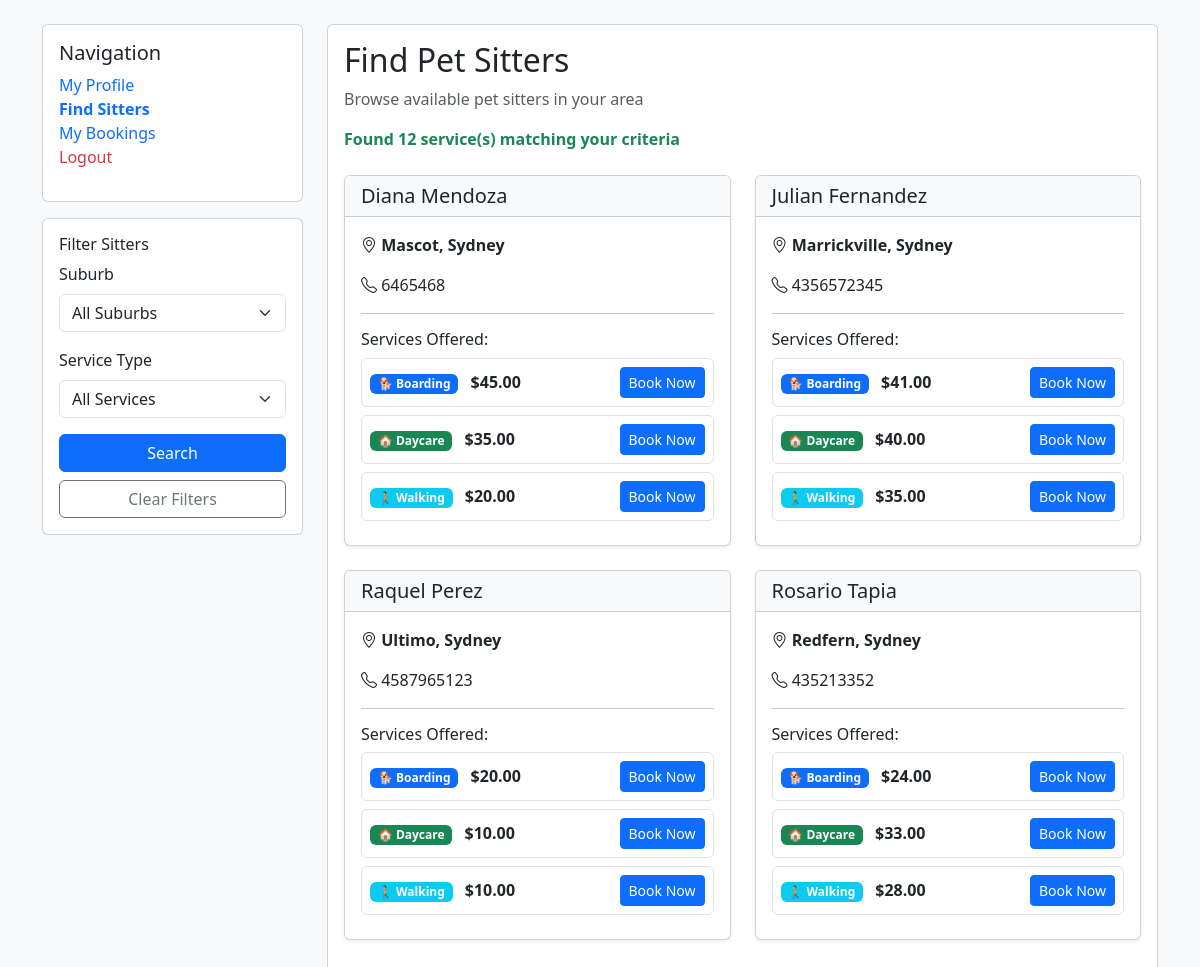
Before: /search with the older database file.
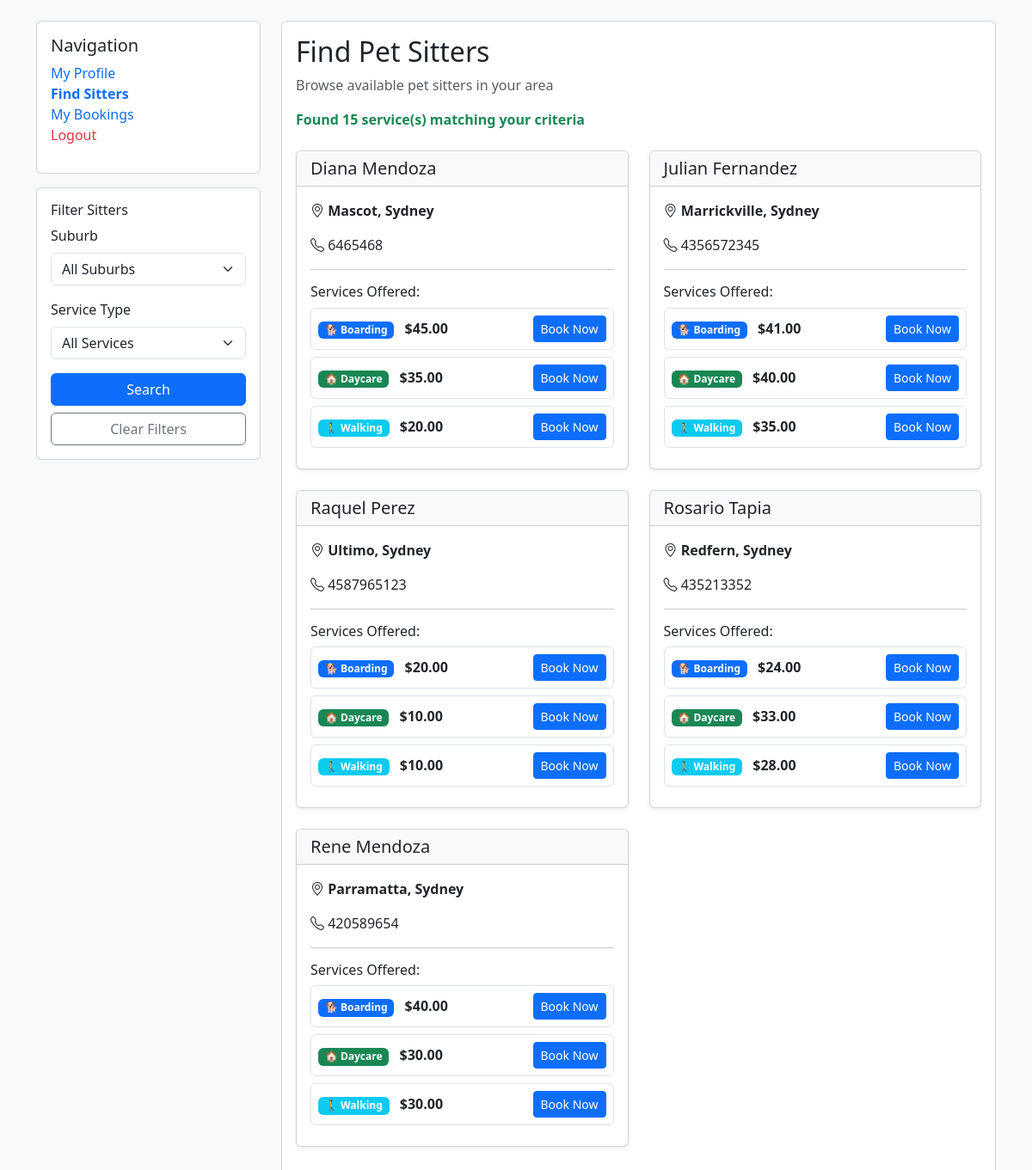
After: the same page with the newer database file.
### database.py (models this page shows, shortened)
class User(db.Model):
    id = db.Column(db.Integer, primary_key=True)
    email = db.Column(db.String(255), unique=True, nullable=False)
    password = db.Column(db.String(255), nullable=False)
    role = db.Column(db.Enum(Role), nullable=False, default=Role.customer)
    created_at = db.Column(db.DateTime, default=datetime.utcnow)
    first_name = db.Column(db.String(100))
    last_name = db.Column(db.String(100))
    phone = db.Column(db.String(20))
    city = db.Column(db.String(100))
    suburb = db.Column(db.String(100))
    created_at = db.Column(db.DateTime, default=datetime.utcnow)
    sitter_services = db.relationship('SitterService', backref='sitter', lazy=True)
    owner_bookings = db.relationship('Booking', foreign_keys='Booking.owner_id', backref='owner', lazy=True)
    sitter_bookings = db.relationship('Booking', foreign_keys='Booking.sitter_id', backref='sitter', lazy=True)

class SitterService(db.Model):
    id = db.Column(db.Integer, primary_key=True)
    sitter_id = db.Column(db.Integer, db.ForeignKey('user.id'), nullable=False)
    service_type = db.Column(db.Enum(ServiceType), nullable=False)
    fixed_rate = db.Column(db.Float, nullable=False)  # Fixed price for this service
    description = db.Column(db.Text)
    is_active = db.Column(db.Boolean, default=True)
    created_at = db.Column(db.DateTime, default=datetime.utcnow)
    updated_at = db.Column(db.DateTime, default=datetime.utcnow, onupdate=datetime.utcnow)
    bookings = db.relationship('Booking', backref='service', lazy=True)

### main.py (the view)
@app.route("/search")
def search():
    suburb = request.args.get("suburb", "")
    service_type = request.args.get("service_type", "")
    query = SitterService.query.join(User).filter(
        SitterService.is_active == True,
        User.first_name.isnot(None)  # Only show sitters who completed profile
    )
    if suburb:
        query = query.filter(User.suburb == suburb)
    if service_type:
        query = query.filter(SitterService.service_type == ServiceType(service_type))
    sitter_services = query.all()
    return render_template("search.html",
                         sitter_services=sitter_services,
                         suburb=suburb,
                         service_type=service_type,
                         suburbs=SYDNEY_SUBURBS)

### templates/search.html (shortened to what the changed rows need)
<!DOCTYPE html>
<html lang="en">
<head>
    <link href="https://cdn.jsdelivr.net/npm/bootstrap@5.3.2/dist/css/bootstrap.min.css" rel="stylesheet">
</head>
<body class="bg-light">
    <div class="container mt-4">
        <div class="row">
            <div class="col-md-9">
                <div class="card">
                    <div class="card-body">
                        <h2 class="card-title">Find Pet Sitters</h2>
                        {% if sitter_services %}
                            <p class="text-success mb-4">
                                <strong>Found {{ sitter_services|length }} service(s) matching your criteria</strong>
                            </p>
                        {% endif %}
                        <div class="row">
                            {% if sitter_services %}
                                {% set sitters_dict = {} %}
                                {% for sitter_id, sitter_data in sitters_dict.items() %}
                                <div class="col-md-6 mb-4">
                                    <div class="card h-100 shadow-sm">
                                        <div class="card-header bg-light">
                                            <h5 class="card-title mb-0">{{ sitter_data.sitter.first_name }} {{ sitter_data.sitter.last_name }}</h5>
                                        </div>
                                        <div class="card-body">
                                            <p class="card-text">
                                                <i class="bi bi-geo-alt"></i>
                                                <strong>{{ sitter_data.sitter.suburb }}, {{ sitter_data.sitter.city }}</strong>
                                            </p>
                                            {% if sitter_data.sitter.phone %}
                                            <p class="card-text">
                                                <i class="bi bi-telephone"></i>
                                                {{ sitter_data.sitter.phone }}
                                            </p>
                                            {% endif %}
                                            <hr>
                                            <h6>Services Offered:</h6>
                                            <div class="services-list">
                                                {% for service in sitter_data.services %}
                                                <div class="service-item mb-2 p-2 border rounded">
                                                    <div class="d-flex justify-content-between align-items-center">
                                                        <div>
                                                            {% if service.service_type.value == 'boarding' %}
                                                                <span class="badge bg-primary">🐕 Boarding</span>
                                                            {% elif service.service_type.value == 'daycare' %}
                                                                <span class="badge bg-success">🏠 Daycare</span>
                                                            {% elif service.service_type.value == 'walking' %}
                                                                <span class="badge bg-info">🚶 Walking</span>
                                                            {% endif %}
                                                            <strong class="ms-2">${{ "%.2f"|format(service.fixed_rate) }}</strong>
                                                        </div>
                                                        <a href="{{ url_for('book_service', sitter_id=sitter_data.sitter.id, service_type=service.service_type.value) }}"
                                                           class="btn btn-primary btn-sm">Book Now</a>
                                                    </div>
                                                </div>
                                                {% endfor %}
                                            </div>
                                        </div>
                                    </div>
                                </div>
                                {% endfor %}
                            {% endif %}
                        </div>
                    </div>
                </div>
            </div>
        </div>
    </div>
    <link rel="stylesheet" href="https://cdn.jsdelivr.net/npm/bootstrap-icons@1.11.1/font/bootstrap-icons.css">
</body>
</html>

Changed rows visible on the page:
added User: sitter.first_name "Rene", sitter.last_name "Mendoza", sitter.suburb "Parramatta", sitter.city "Sydney", sitter.phone "420589654"
added SitterService: service_type "🐕 Boarding", fixed_rate "40.00", shown under "Rene"
added SitterService: service_type "🏠 Daycare", fixed_rate "30.00", shown under "Rene"
added SitterService: service_type "🚶 Walking", fixed_rate "30.00", shown under "Rene"
Other visible differences:
{{ sitter_services|length }}: "12" → "15"
new list line: ", Services Offered:"
